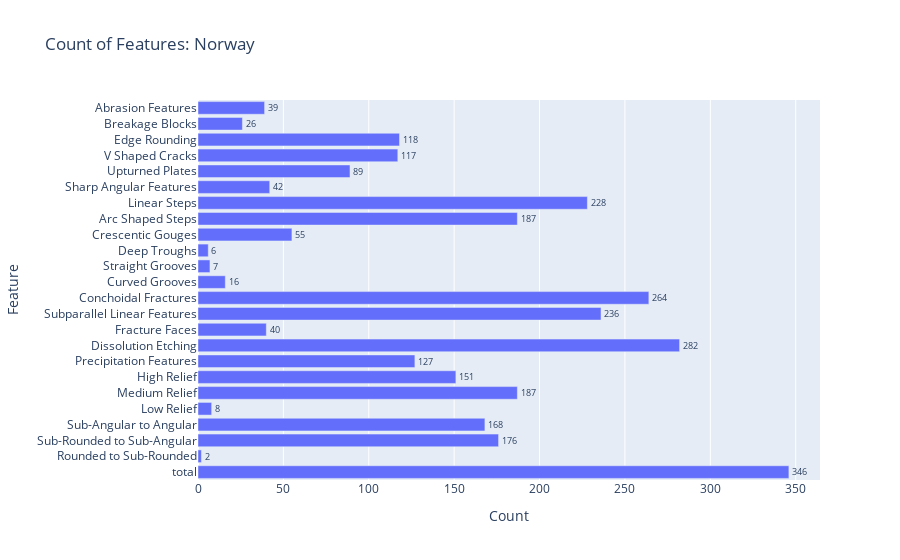

Notebook source saved alongside this figure:
### Code cell
fig = px.bar(nor_bar, y='Feature', x="Count", text='Count',
            title="Count of Features: Norway")
fig.update_traces(textfont_size=12, textangle=0, textposition="outside", cliponaxis=False)
fig.show()

### Figure 1 — Plotly figure (JSON) as saved in the notebook; plotly's stock layout.template omitted (floating-point values rounded to 4 significant figures)
{"data": [{"alignmentgroup": "True", "cliponaxis": false, "hovertemplate": "Count=%{text}<br>Feature=%{y}<extra></extra>", "legendgroup": "", "marker": {"color": "#636efa", "pattern": {"shape": ""}}, "name": "", "offsetgroup": "", "orientation": "h", "showlegend": false, "text": ["346", "2", "176", "168", "8", "187", "151", "127", "282", "40", "236", "264", "16", "7", "6", "55", "187", "228", "42", "89", "117", "118", "26", "39"], "textangle": 0, "textfont": {"size": 12}, "textposition": "outside", "type": "bar", "x": [346, 2, 176, 168, 8, 187, 151, 127, 282, 40, 236, 264, 16, 7, 6, 55, 187, 228, 42, 89, 117, 118, 26, 39], "xaxis": "x", "y": ["total", "Rounded to Sub-Rounded", "Sub-Rounded to Sub-Angular", "Sub-Angular to Angular", "Low Relief", "Medium Relief", "High Relief", "Precipitation Features", "Dissolution Etching", "Fracture Faces", "Subparallel Linear Features", "Conchoidal Fractures", "Curved Grooves", "Straight Grooves", "Deep Troughs", "Crescentic Gouges", "Arc Shaped Steps", "Linear Steps", "Sharp Angular Features", "Upturned Plates", "V Shaped Cracks", "Edge Rounding", "Breakage Blocks", "Abrasion Features"], "yaxis": "y"}], "layout": {"barmode": "relative", "legend": {"tracegroupgap": 0}, "title": {"text": "Count of Features: Norway"}, "xaxis": {"anchor": "y", "domain": [0, 1], "title": {"text": "Count"}}, "yaxis": {"anchor": "x", "domain": [0, 1], "title": {"text": "Feature"}}}}
